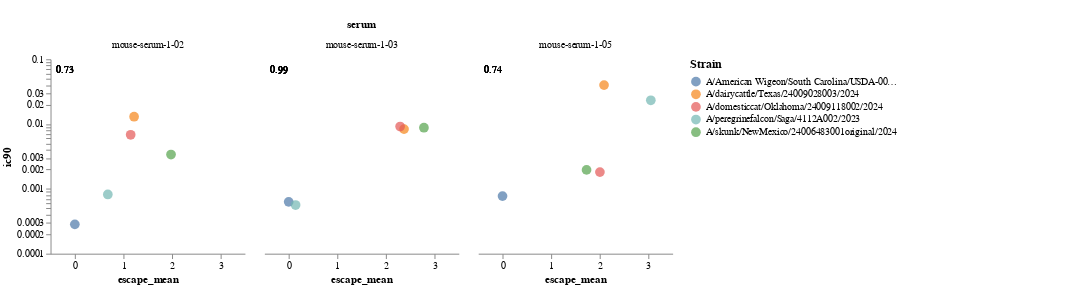

The cell this chart's notebook holds for it:
### Code cell
# Base chart
base = alt.Chart(merge_df).mark_point(filled=True, size=100).encode(
    x=alt.X('escape_mean', scale=alt.Scale(padding=10)),
    y=alt.Y('ic90', scale=alt.Scale(type='log', padding=10)),
    color=alt.Color('strain', legend=alt.Legend(orient='right', title='Strain', titleLimit=200, labelLimit=200))
).properties(
    width=200,
    height=200
)

# Text chart for R values
text = alt.Chart(merge_df).mark_text(
    align='left',
    baseline='top',
    dx=5,
    dy=5,
    fontSize=10,
    color='black'
).encode(
    x=alt.value(1),  # Adjust the position as needed
    y=alt.value(1),  # Adjust the position as needed
    text=alt.Text('correlation:N', format='.2f')  # Treat correlation as nominal for text formatting
)

# Combine the base chart and text annotations
layer = alt.layer(base, text)

# Facet and configure the chart with padding and fixed facet order
chart = layer.facet(
    facet=alt.Facet('serum:N', sort=['mouse_1-02', 'mouse_1-03', 'mouse_1-05']),
    columns=3
).configure_axis(
    grid=False
).configure_view(
    strokeWidth=0
).configure_legend(
    titleFontSize=12,
    labelFontSize=10,
    orient='right',
    titleLimit=2,
    labelLimit=2
).properties(
    padding={'left': 2, 'right': 200, 'top': 20, 'bottom': 20}  # Increase right padding to ensure the legend is fully visible
)

chart.save("./results/mouse_sera_strain_validation.html")
chart

### Figure 1 — Vega-Lite specification as saved in the notebook (floating-point values rounded to 4 significant figures)
{"config": {"view": {"continuousWidth": 300, "continuousHeight": 300, "strokeWidth": 0}, "axis": {"grid": false}, "legend": {"labelFontSize": 10, "labelLimit": 2, "orient": "right", "titleFontSize": 12, "titleLimit": 2}}, "data": {"name": "data-e3785d25c505b16796690f7791b31fc9"}, "facet": {"field": "serum", "sort": ["mouse_1-02", "mouse_1-03", "mouse_1-05"], "type": "nominal"}, "spec": {"layer": [{"mark": {"type": "point", "filled": true, "size": 100}, "encoding": {"color": {"field": "strain", "legend": {"labelLimit": 200, "orient": "right", "title": "Strain", "titleLimit": 200}, "type": "nominal"}, "x": {"field": "escape_mean", "scale": {"padding": 10}, "type": "quantitative"}, "y": {"field": "ic90", "scale": {"padding": 10, "type": "log"}, "type": "quantitative"}}}, {"mark": {"type": "text", "align": "left", "baseline": "top", "color": "black", "dx": 5, "dy": 5, "fontSize": 10}, "encoding": {"text": {"field": "correlation", "format": ".2f", "type": "nominal"}, "x": {"value": 1}, "y": {"value": 1}}}], "height": 200, "width": 200}, "columns": 3, "padding": {"left": 2, "right": 200, "top": 20, "bottom": 20}, "$schema": "https://vega.github.io/schema/vega-lite/v5.8.0.json", "datasets": {"data-e3785d25c505b16796690f7791b31fc9": [{"serum": "mouse-serum-1-02", "strain": "A/American Wigeon/South Carolina/USDA-000345-001/2021", "escape_mean": 0.0, "ic90": 0.0002835, "log_ic90": -8.168, "correlation": 0.7326}, {"serum": "mouse-serum-1-02", "strain": "A/dairycattle/Texas/24009028003/2024", "escape_mean": 1.219, "ic90": 0.01301, "log_ic90": -4.342, "correlation": 0.7326}, {"serum": "mouse-serum-1-02", "strain": "A/domesticcat/Oklahoma/24009118002/2024", "escape_mean": 1.149, "ic90": 0.006837, "log_ic90": -4.985, "correlation": 0.7326}, {"serum": "mouse-serum-1-02", "strain": "A/peregrinefalcon/Saga/4112A002/2023 ", "escape_mean": 0.6787, "ic90": 0.0008201, "log_ic90": -7.106, "correlation": 0.7326}, {"serum": "mouse-serum-1-02", "strain": "A/skunk/NewMexico/24006483001original/2024", "escape_mean": 1.979, "ic90": 0.003389, "log_ic90": -5.687, "correlation": 0.7326}, {"serum": "mouse-serum-1-03", "strain": "A/American Wigeon/South Carolina/USDA-000345-001/2021", "escape_mean": 0.0, "ic90": 0.0006318, "log_ic90": -7.367, "correlation": 0.9876}, {"serum": "mouse-serum-1-03", "strain": "A/dairycattle/Texas/24009028003/2024", "escape_mean": 2.374, "ic90": 0.008373, "log_ic90": -4.783, "correlation": 0.9876}, {"serum": "mouse-serum-1-03", "strain": "A/domesticcat/Oklahoma/24009118002/2024", "escape_mean": 2.293, "ic90": 0.009167, "log_ic90": -4.692, "correlation": 0.9876}, {"serum": "mouse-serum-1-03", "strain": "A/peregrinefalcon/Saga/4112A002/2023 ", "escape_mean": 0.1423, "ic90": 0.0005631, "log_ic90": -7.482, "correlation": 0.9876}, {"serum": "mouse-serum-1-03", "strain": "A/skunk/NewMexico/24006483001original/2024", "escape_mean": 2.783, "ic90": 0.008798, "log_ic90": -4.733, "correlation": 0.9876}, {"serum": "mouse-serum-1-05", "strain": "A/American Wigeon/South Carolina/USDA-000345-001/2021", "escape_mean": 0.0, "ic90": 0.0007741, "log_ic90": -7.164, "correlation": 0.744}, {"serum": "mouse-serum-1-05", "strain": "A/dairycattle/Texas/24009028003/2024", "escape_mean": 2.089, "ic90": 0.04, "log_ic90": -3.219, "correlation": 0.744}, {"serum": "mouse-serum-1-05", "strain": "A/domesticcat/Oklahoma/24009118002/2024", "escape_mean": 2.004, "ic90": 0.001816, "log_ic90": -6.311, "correlation": 0.744}, {"serum": "mouse-serum-1-05", "strain": "A/peregrinefalcon/Saga/4112A002/2023 ", "escape_mean": 3.052, "ic90": 0.0233, "log_ic90": -3.759, "correlation": 0.744}, {"serum": "mouse-serum-1-05", "strain": "A/skunk/NewMexico/24006483001original/2024", "escape_mean": 1.729, "ic90": 0.001963, "log_ic90": -6.233, "correlation": 0.744}]}}
